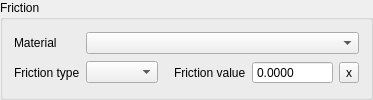
            <widget class="QGroupBox" name="grp_friction">
             <property name="title">
              <string>Friction</string>
             </property>
             <layout class="QGridLayout" name="gridLayout_23">
              <item row="0" column="1" colspan="4">
               <widget class="QComboBox" name="material_id"/>
              </item>
              <item row="0" column="0">
               <widget class="QLabel" name="label_43">
                <property name="locale">
                 <locale language="English" country="UnitedStates"/>
                </property>
                <property name="inputMethodHints">
                 <set>Qt::ImhNone</set>
                </property>
                <property name="text">
                 <string>Material</string>
                </property>
                <property name="alignment">
                 <set>Qt::AlignLeading|Qt::AlignLeft|Qt::AlignVCenter</set>
                </property>
                <property name="indent">
                 <number>-1</number>
                </property>
               </widget>
              </item>
              <item row="1" column="0">
               <widget class="QLabel" name="label_42">
                <property name="locale">
                 <locale language="English" country="UnitedStates"/>
                </property>
                <property name="inputMethodHints">
                 <set>Qt::ImhNone</set>
                </property>
                <property name="text">
                 <string>Friction type</string>
                </property>
                <property name="alignment">
                 <set>Qt::AlignLeading|Qt::AlignLeft|Qt::AlignVCenter</set>
                </property>
                <property name="indent">
                 <number>-1</number>
                </property>
               </widget>
              </item>
              <item row="1" column="1">
               <widget class="QComboBox" name="friction_type">
                <property name="toolTip">
                 <string>Specifying friction type overrides the material properties.</string>
                </property>
                <property name="locale">
                 <locale language="English" country="UnitedStates"/>
                </property>
                <property name="inputMethodHints">
                 <set>Qt::ImhNone</set>
                </property>
               </widget>
              </item>
              <item row="1" column="3">
               <widget class="QDoubleSpinBox" name="friction_value">
                <property name="sizePolicy">
                 <sizepolicy hsizetype="Preferred" vsizetype="Fixed">
                  <horstretch>0</horstretch>
                  <verstretch>0</verstretch>
                 </sizepolicy>
                </property>
                <property name="toolTip">
                 <string>Specifying friction value overrides the material properties.</string>
                </property>
                <property name="locale">
                 <locale language="English" country="UnitedStates"/>
                </property>
                <property name="inputMethodHints">
                 <set>Qt::ImhNone</set>
                </property>
                <property name="buttonSymbols">
                 <enum>QAbstractSpinBox::NoButtons</enum>
                </property>
                <property name="decimals">
                 <number>4</number>
                </property>
                <property name="maximum">
                 <double>1000000.000000000000000</double>
                </property>
                <property name="showClearButton" stdset="0">
                 <bool>true</bool>
                </property>
                <property name="clearValue" stdset="0">
                 <bool>true</bool>
                </property>
                <property name="expressionsEnabled" stdset="0">
                 <bool>true</bool>
                </property>
               </widget>
              </item>
              <item row="1" column="2">
               <widget class="QLabel" name="label_44">
                <property name="locale">
                 <locale language="English" country="UnitedStates"/>
                </property>
                <property name="inputMethodHints">
                 <set>Qt::ImhNone</set>
                </property>
                <property name="text">
                 <string>Friction value</string>
                </property>
                <property name="alignment">
                 <set>Qt::AlignLeading|Qt::AlignLeft|Qt::AlignVCenter</set>
                </property>
                <property name="margin">
                 <number>0</number>
                </property>
                <property name="indent">
                 <number>10</number>
                </property>
               </widget>
              </item>
              <item row="1" column="4">
               <widget class="QToolButton" name="friction_value_clear">
                <property name="text">
                 <string>x</string>
                </property>
               </widget>
              </item>
             </layout>
            </widget>
